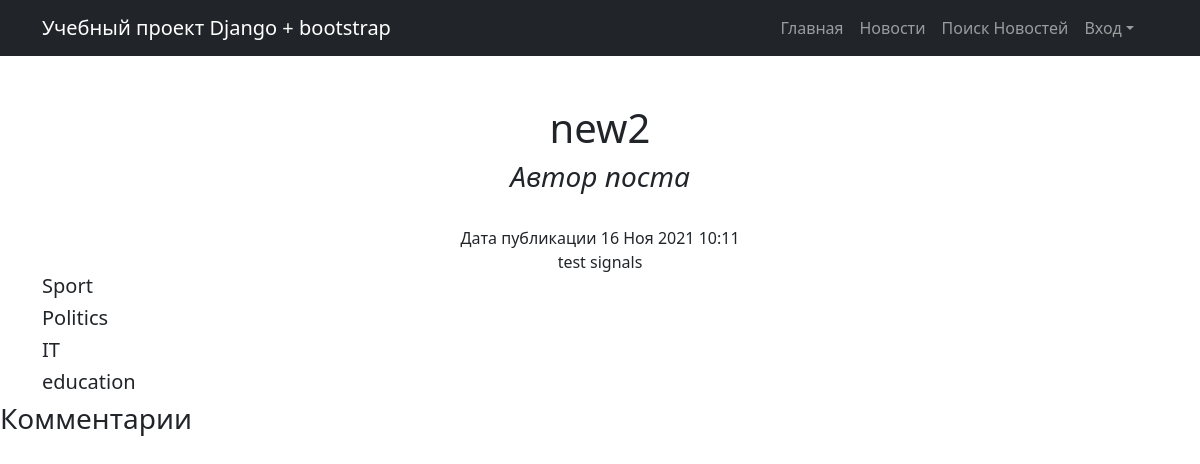
The page /news/89 on the database as committed earlier.
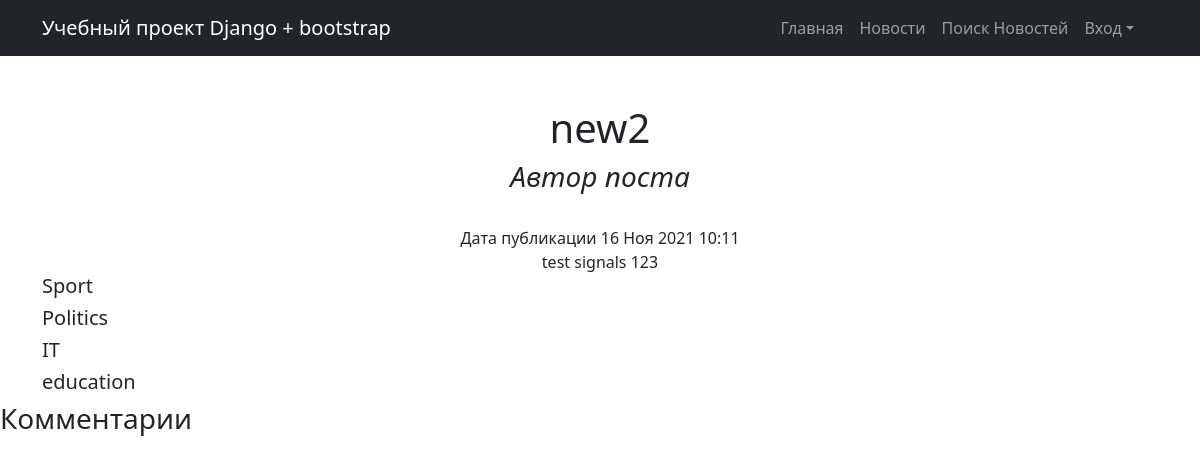
The same page on the database as committed later.
### news/models.py (models this page shows, shortened)
class Post(models.Model):
    NEWS = 'NW'
    ARTICLE = 'AR'
    MATERIAL_CHOICES = [
        (NEWS, 'Новость'),
        (ARTICLE, 'Статья'),
    ]
    material = models.CharField(
        max_length=7,
        choices=MATERIAL_CHOICES,
        default='article')
    created_by = models.ForeignKey(Author, on_delete=models.CASCADE)
    timeCreation = models.DateTimeField(auto_now_add=True)
    title = models.CharField(max_length=128)
    text = models.TextField()
    rating = models.IntegerField(default=0)
    postCategory = models.ManyToManyField(Category, through='PostCategory')

### news/views.py (the view)
# urls.py: path('<int:pk>', PostDetail.as_view(), name='post_detail' ),
class PostDetail(DetailView):
    model = Post
    template_name = 'news/new.html'
    context_object_name = 'post'
    def get_object(self, *args, **kwargs):  # переопределяем метод получения объекта, как ни странно
        obj = cache.get(f'post-{self.kwargs["pk"]}',
                        None)  # кэш очень похож на словарь, и метод get действует также. Он забирает значение по ключу, если его нет, то забирает None.
        if not obj:
            obj = super().get_object()
            cache.set(f'post-{self.kwargs["pk"]}', obj)
        return obj
    def get_context_data(self, **kwargs):
        context = super().get_context_data(**kwargs)
        context['comments'] = Comment.objects.filter(post=self.object)
        return context

### news/models.py (called while the page is built)
    def __str__(self):
        return f'{self.name_category}'

### news/templatetags/custom_filters.py (called while the page is built)
@register.filter(name='censor') # регестрируем наш фильтр под именем multiply, чтоб django понимал, что это именно фильтр, а не простая функция
def censor(raw): # первый аргумент здесь это то значение, к которому надо применить фильтр, второй аргуменит — это аргумент фильтра, т.е. примерно следующее будет в шаблоне value|multiply:arg
    list_word = raw.split()
    clear_text = ''
    word=''
    for i in list_word:
        if '.' or ',' in i:
            word = i.replace(',', '')
            word = i.replace('.', '')
        if not word.lower() in CENSOR:
            clear_text += i + ' '
        else:
            clear_text += 'censor '
    return clear_text

### templates/news/new.html (shortened to what this page needs)
{% extends 'flatpages/default.html' %}
{% block content %}
    <div class="container">
    <div class="text-center mt-5">
        {% load custom_filters %}
    <h1>{{post.title | censor}} </h1>
        <h3>  <i> Автор поста {{post.author.user.username}}</i> </h3>
        <br>
        <span> Дата публикации {{post.timeCreation |date:'d M Y h:m'}} </span>
        <br>
        {{ post.text | censor }}
        <br>
    </div>
    </div>
    <div class="container">
        {% for category in post.postCategory.all %}
        <h5> {{ category }} </h5>
        {% endfor %}
    </div>
    <h3> Комментарии </h3>
{% endblock content %}

Rows that differ between the two databases and show on the page:
changed Post "new2": text|censor "test signals" → "test signals 123"
